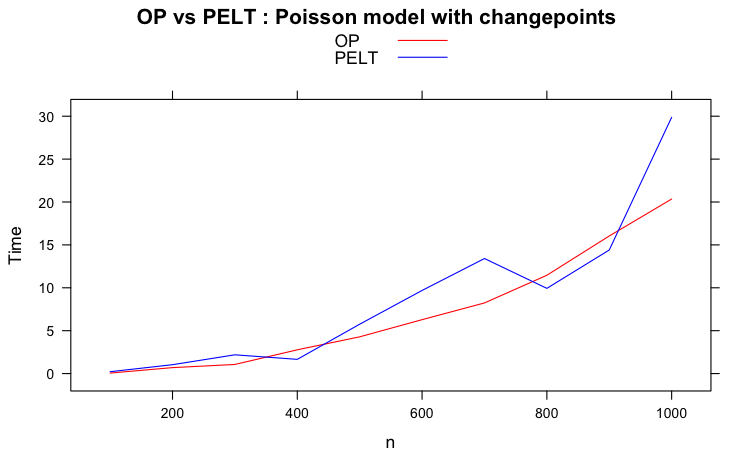

Source code (R):
## Library
devtools::install_github("Qrtsaad/CHANGEPOINT", force = TRUE)
library(CHANGEPOINT)
library("parallel")
library(ggplot2)
library(lattice)


##
cores <- detectCores()
cores


### FUNCTIONS TO CREATE VECTORS FOR DATA_GENERATOR PARAMS


make_chpts <- function(n)
{
  if (n<0){stop('n must be non-negative')}
  else if (n <= 100){res <- seq(from = 0, to = n-1, by = n/2)}
  else if (n <= 200){res <- seq(from = 0, to = n-1, by = n/4)}
  else if (n <= 500){res <- seq(from = 0, to = n-1, by = n/5)}
  else if (n <= 1000){res <- seq(from = 0, to = n-1, by = n/10)}
  else {res <- seq(from = 0, to = n-1, by = n/20)}
  return (res)
}

make_means <- function(n)
{
  res <- NULL
  tmp <- 0
  for (i in 1:(n+1)){
    rand <- sample(0:10, 1)
    while (rand == tmp){rand <- sample(1:10, 1)}
    tmp <- rand
    res <- c(res,rand)
  }
  return (res)
}



#### Initialisation de la séquence
seq <- seq(100,1000,100)


#### Calcul des coûts pour OP et PELT
reschgtOP2 <- NULL
reschgtPELT2 <- NULL

for(i in seq)
{
  print(i)
  chgt <- make_chpts(i)
  print(chgt)
  moys <- make_means(length(chgt))
  data <- data_generator(n = i, chpts = chgt, means = moys, type = "poisson")
  plot(data)
  tOP <- system.time(myOP(data, cost = "poisson"))[3]
  print(tOP)
  reschgtOP2 <- c(reschgtOP2, tOP)
  tPELT <- system.time(myPELT(data, cost = "poisson"))[3]
  print(tPELT)
  reschgtPELT2 <- c(reschgtPELT2, tPELT)
}



#### Affichage des vecteurs
seq
reschgtOP2
reschgtPELT2


#### Plot des graphes
n <- seq
OP <- reschgtOPp
PELT <- reschgtPELTp
## First plot
xyplot(OP + PELT ~ n, ylab = "Time", main = "OP vs PELT : Poisson model with changepoints", type = "l", auto.key = list(points = F,lines = T), par.settings = list(superpose.line = list(col = c("red","blue"))))

## Second plot
xyplot(log(OP) + log(PELT) ~ log(n), ylab = "log(Time)", main = "OP vs PELT : Poisson model with changepoints", type = "l", auto.key = list(points = F,lines = T), par.settings = list(superpose.line = list(col = c("red","blue"))))
